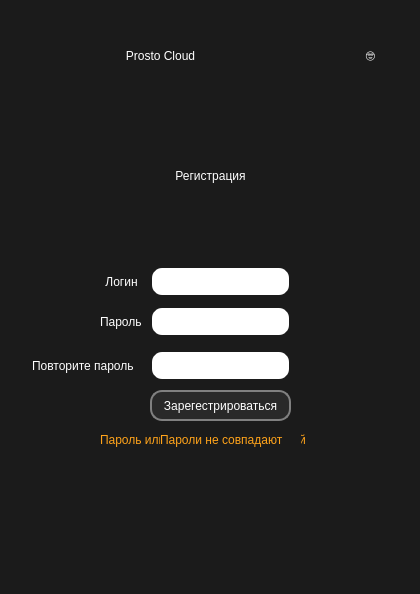
<?xml version="1.0" encoding="UTF-8"?>
<ui version="4.0">
 <class>MainWindow</class>
 <widget class="QMainWindow" name="MainWindow">
  <property name="geometry">
   <rect>
    <x>0</x>
    <y>0</y>
    <width>420</width>
    <height>594</height>
   </rect>
  </property>
  <property name="minimumSize">
   <size>
    <width>420</width>
    <height>594</height>
   </size>
  </property>
  <property name="maximumSize">
   <size>
    <width>420</width>
    <height>594</height>
   </size>
  </property>
  <property name="windowTitle">
   <string>MainWindow</string>
  </property>
  <property name="styleSheet">
   <string notr="true">background-color: #1b1b1b</string>
  </property>
  <widget class="QWidget" name="centralwidget">
   <widget class="QLabel" name="label_2">
    <property name="geometry">
     <rect>
      <x>100</x>
      <y>266</y>
      <width>43</width>
      <height>31</height>
     </rect>
    </property>
    <property name="styleSheet">
     <string notr="true">QLabel {
	background-color: #1b1b1b;
	color: rgb(255, 255, 255);
}
</string>
    </property>
    <property name="text">
     <string>Логин</string>
    </property>
    <property name="alignment">
     <set>Qt::AlignCenter</set>
    </property>
   </widget>
   <widget class="QLabel" name="label_3">
    <property name="geometry">
     <rect>
      <x>100</x>
      <y>306</y>
      <width>43</width>
      <height>31</height>
     </rect>
    </property>
    <property name="styleSheet">
     <string notr="true">QLabel {
	background-color: #1b1b1b;
	color: rgb(255, 255, 255);
}
</string>
    </property>
    <property name="text">
     <string>Пароль</string>
    </property>
   </widget>
   <widget class="QLineEdit" name="lineEdit">
    <property name="geometry">
     <rect>
      <x>150</x>
      <y>266</y>
      <width>141</width>
      <height>31</height>
     </rect>
    </property>
    <property name="styleSheet">
     <string notr="true">background-color:rgb(255, 255, 255);
border-radius: 12px;
border: 2px solid #1b1b1b;</string>
    </property>
   </widget>
   <widget class="QLineEdit" name="lineEdit_2">
    <property name="geometry">
     <rect>
      <x>150</x>
      <y>306</y>
      <width>141</width>
      <height>31</height>
     </rect>
    </property>
    <property name="styleSheet">
     <string notr="true">background-color:rgb(255, 255, 255);
border-radius: 12px;
border: 2px solid #1b1b1b;</string>
    </property>
   </widget>
   <widget class="QPushButton" name="pushButton">
    <property name="geometry">
     <rect>
      <x>150</x>
      <y>390</y>
      <width>141</width>
      <height>31</height>
     </rect>
    </property>
    <property name="styleSheet">
     <string notr="true">QPushButton {
	background-color: #292929;
	border-radius: 12px;
	border: 2px solid #808080;
	color: rgb(255, 255, 255);
}

QPushButton:hover {
	background-color: #ffa31a;
}</string>
    </property>
    <property name="text">
     <string>Зарегестрироваться</string>
    </property>
   </widget>
   <widget class="QLineEdit" name="lineEdit_3">
    <property name="geometry">
     <rect>
      <x>150</x>
      <y>350</y>
      <width>141</width>
      <height>31</height>
     </rect>
    </property>
    <property name="styleSheet">
     <string notr="true">background-color:rgb(255, 255, 255);
border-radius: 12px;
border: 2px solid #1b1b1b;</string>
    </property>
   </widget>
   <widget class="QLabel" name="label_4">
    <property name="geometry">
     <rect>
      <x>32</x>
      <y>350</y>
      <width>111</width>
      <height>31</height>
     </rect>
    </property>
    <property name="styleSheet">
     <string notr="true">QLabel {
	background-color: #1b1b1b;
	color: rgb(255, 255, 255);
}
</string>
    </property>
    <property name="text">
     <string>Повторите пароль</string>
    </property>
   </widget>
   <widget class="QLabel" name="label_5">
    <property name="geometry">
     <rect>
      <x>60</x>
      <y>140</y>
      <width>301</width>
      <height>71</height>
     </rect>
    </property>
    <property name="styleSheet">
     <string notr="true">QLabel {
	font: 24pt &quot;MS Shell Dlg 2&quot;;
	background-color:#1b1b1b;
	color: rgb(255, 255, 255);
}
</string>
    </property>
    <property name="text">
     <string>Регистрация</string>
    </property>
    <property name="alignment">
     <set>Qt::AlignCenter</set>
    </property>
   </widget>
   <widget class="QLabel" name="label_6">
    <property name="geometry">
     <rect>
      <x>340</x>
      <y>30</y>
      <width>61</width>
      <height>51</height>
     </rect>
    </property>
    <property name="styleSheet">
     <string notr="true">QLabel {
	font: 24pt &quot;MS Shell Dlg 2&quot;;
	background-color:#1b1b1b;
	color: rgb(255, 255, 255);
}
</string>
    </property>
    <property name="text">
     <string>🤓</string>
    </property>
    <property name="alignment">
     <set>Qt::AlignCenter</set>
    </property>
   </widget>
   <widget class="QLabel" name="label">
    <property name="geometry">
     <rect>
      <x>10</x>
      <y>20</y>
      <width>301</width>
      <height>71</height>
     </rect>
    </property>
    <property name="styleSheet">
     <string notr="true">QLabel {
	font: 24pt &quot;MS Shell Dlg 2&quot;;
	background-color:#1b1b1b;
	color: rgb(255, 255, 255);
}
</string>
    </property>
    <property name="text">
     <string>Prosto Cloud</string>
    </property>
    <property name="alignment">
     <set>Qt::AlignCenter</set>
    </property>
   </widget>
   <widget class="QLabel" name="ErrorMessage_2">
    <property name="geometry">
     <rect>
      <x>120</x>
      <y>430</y>
      <width>211</width>
      <height>20</height>
     </rect>
    </property>
    <property name="styleSheet">
     <string notr="true">color:  #ffa31a;</string>
    </property>
    <property name="text">
     <string>Пользователь  уже существует</string>
    </property>
   </widget>
   <widget class="QLabel" name="ErrorMessage_3">
    <property name="geometry">
     <rect>
      <x>100</x>
      <y>430</y>
      <width>241</width>
      <height>20</height>
     </rect>
    </property>
    <property name="styleSheet">
     <string notr="true">color:  #ffa31a;</string>
    </property>
    <property name="text">
     <string>Пароль или логин слишком короткий</string>
    </property>
   </widget>
   <widget class="QLabel" name="ErrorMessage_4">
    <property name="geometry">
     <rect>
      <x>160</x>
      <y>430</y>
      <width>141</width>
      <height>20</height>
     </rect>
    </property>
    <property name="styleSheet">
     <string notr="true">color:  #ffa31a;</string>
    </property>
    <property name="text">
     <string>Пароли не совпадают</string>
    </property>
   </widget>
  </widget>
 </widget>
 <resources/>
 <connections/>
</ui>
